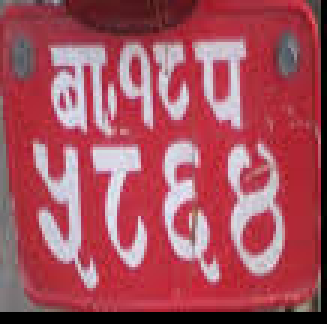
#> input picture Project/sPlate.jpg, 109 x 108 px (shown 3 times larger)
$ jupyter execute --allow-errors 'Image Processing.ipynb'   (text cells are left out)
#> lines starting #> are read from the running program, lines starting #| are printed output that depends on the picture; after the words box and inside, x2 and y2 are one past the last pixel; in counts of white or black regions, pixels touching at a corner belong together; pictures that were not available may be replaced by others from this repository, and a replacement may not be noted
[cell 1]
import cv2
import matplotlib.pyplot as plt
import os
import numpy as np
import math

[cell 2]
# Load the image containing the number plate
image = cv2.imread('sPlate.jpg')
#> image is the input picture: shape (108, 109, 3); mean B, G, R 92.8, 79.6, 165.5

# Convert the image to grayscale for easier character detection
gray = cv2.cvtColor(image, cv2.COLOR_BGR2GRAY)
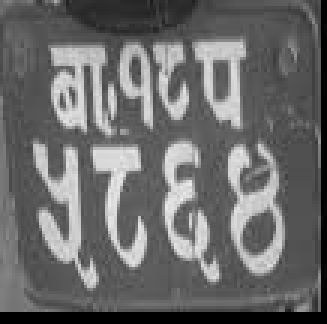
#> gray: shape (108, 109) (shown 3 times larger); min 0, max 235, mean 106.8

# Apply thresholding to make characters stand out
_, thresh = cv2.threshold(gray, 0, 255, cv2.THRESH_BINARY + cv2.THRESH_OTSU)
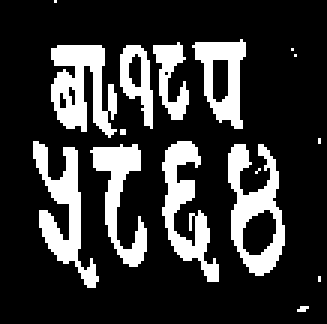
#> thresh: shape (108, 109) (shown 3 times larger); 21.2% white; 16 white regions (8 under 20 px)

# Find contours in the thresholded image
contours, _ = cv2.findContours(thresh, cv2.RETR_EXTERNAL, cv2.CHAIN_APPROX_SIMPLE)
#> contours = 16 contours, 8 with area under 20; largest, box (x1, y1, x2, y2) and area: (76, 48, 95, 92) 464, (17, 15, 39, 46) 345, (11, 47, 33, 96) 305, (64, 13, 82, 43) 296, (54, 47, 73, 94) 284, (30, 48, 49, 89) 250, (40, 15, 51, 43) 160, (51, 14, 63, 40) 117

# Initialize a list to store bounding box coordinates
bounding_boxes = []
count = 0
# Iterate through the detected contours
for contour in contours:
    x, y, w, h = cv2.boundingRect(contour)

    # Filter out small contours as noise
    if w > 10 and h > 10:
        bounding_boxes.append((x, y, x + w, y + h))
#> this loop made 16 passes
#> (x, y, w, h) on passes 4, 5, 6, 7, 10, 11, 12, 13, 14, 15, 16: (76, 48, 19, 44), (30, 48, 19, 41), (54, 47, 19, 47), (11, 47, 22, 49), (98, 18, 1, 1), (97, 16, 1, 1), (40, 15, 11, 28), (17, 15, 22, 31), (51, 14, 12, 26), (64, 13, 18, 30), (18, 0, 1, 1)
#> (contour, x, y, w, h) on passes 1, 2, 3, 8, 9: ([[100, 102], [99, 103], [101, 103], [102, 102]], 99, 102, 4, 2), ([[106, 92], [106, 93]], 106, 92, 1, 2), ([[86, 56], [85, 57]], 85, 56, 2, 2), ([[106, 46], [106, 47]], 106, 46, 1, 2), ([[40, 43], [40, 44], [41, 44], [41, 43]], 40, 43, 2, 2)
#> after the loop, bounding_boxes = [(76, 48, 95, 92), (30, 48, 49, 89), (54, 47, 73, 94), (11, 47, 33, 96), (40, 15, 51, 43), (17, 15, 39, 46), (51, 14, 63, 40), (64, 13, 82, 43)]

# Draw bounding boxes around the characters
for (x1, y1, x2, y2) in bounding_boxes:
    count = count+1
    character = image[y1:y2, x1:x2]
    cv2.rectangle(image, (x1, y1), (x2, y2), (0, 255, 0), 2)
#> this loop made 8 passes
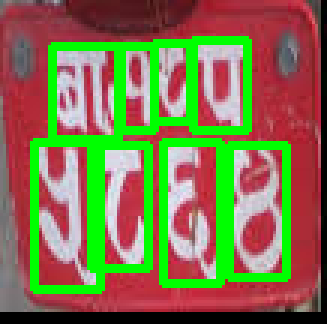
#> image: shape (108, 109, 3) (shown 3 times larger); 19.84% of pixels changed, all inside (x1, y1, x2, y2) = (10, 12, 97, 98)
#> after the loop, count = 8
#     cv2.imwrite('./temp/'+str(count)+'.jpg', character)

# Display the image with bounding boxes
cv2.imshow('Contour', thresh)
cv2.imshow('Image with Bounding Boxes', image)
cv2.waitKey(0)
cv2.destroyAllWindows()

[cell 3]
harcascade = "./model/cascade.xml"

cap = cv2.VideoCapture('./video/2.mp4')

cap.set(3, 640) # width
cap.set(4, 480) #height

min_area = 500
count = 0

while True:
    success, img = cap.read()
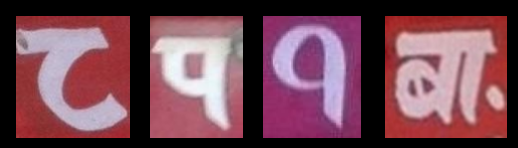
#> input picture Project/samples.png, 518 x 148 px, given in place of 2.mp4, which was not available
#> img is the input picture: shape (148, 518, 3); mean B, G, R 85.8, 73.2, 116.4
    if success:
        plate_cascade = cv2.CascadeClassifier(harcascade)
        img_gray = cv2.cvtColor(img, cv2.COLOR_BGR2GRAY)
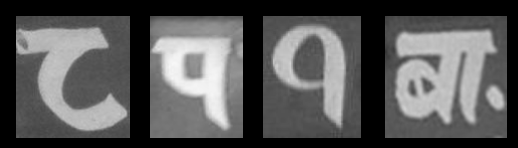
#> img_gray: shape (148, 518); min 0, max 247, mean 87.6

        plates = plate_cascade.detectMultiScale(img_gray, 1.1, 4)
#> plates = ()

        for (x,y,w,h) in plates:
            area = w * h

            if area > min_area:
                cv2.rectangle(img, (x,y), (x+w, y+h), (0,255,0), 2)
                cv2.putText(img, "Number Plate", (x,y-5), cv2.FONT_HERSHEY_COMPLEX_SMALL, 1, (255, 0, 255), 2)

                img_roi = img[y: y+h, x:x+w]
                cv2.imshow("ROI", img_roi)
#> this loop made 0 passes
#                 cv2.imwrite("plates/scaned_img_" + str(count) + ".jpg", img_roi)


        cv2.imshow("Result", img)
        cv2.resizeWindow('Result', 1300, 680)
        if cv2.waitKey(1) & 0xFF == ord('q'):
#> (key q is pressed here)
            cv2.destroyAllWindows()
            break;

            # Skip every 3rd frame
        if count % 3 != 0:
            for _ in range(2):  # Skip the next 2 frames
                ret, _ = cap.read()
                if not ret:
                    break

        count += 1
    else:
        cv2.destroyAllWindows()
        break;
